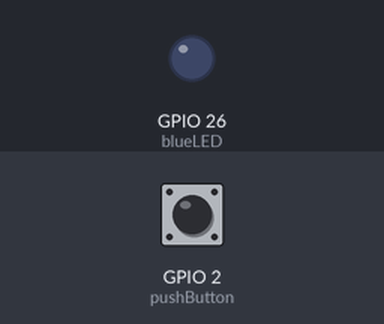
A program run on a simulated Raspberry Pi (BCM pin numbers). Parts: output pins drawn as LEDs (lit = HIGH). The test bench sets the inputs (shaded band); at power-on: GPIO 2 (pushButton) HIGH.

Above: at 1.2 s.
1.3 s: GPIO 2 (pushButton) pulled LOW for 0.15 s
At 1.37 s:
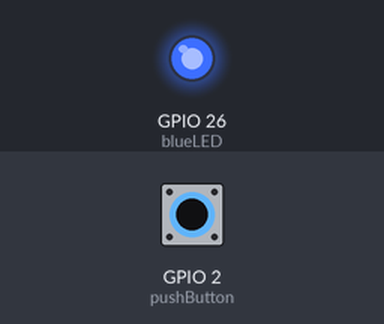
2.9 s: GPIO 2 (pushButton) pulled LOW for 3.2 s
At 7.5 s:
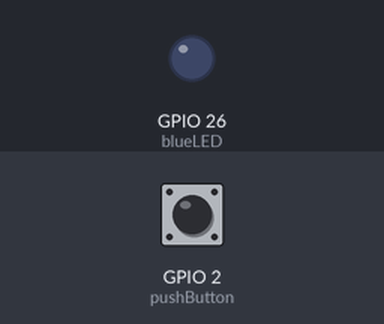
Timing chart, 0 to 9.0 s (numbered marks = the images above; inputs shaded):
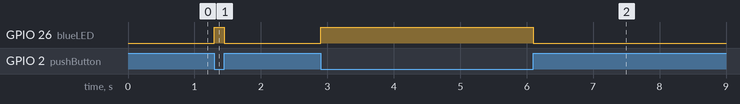

Measured:
- after the input at 1.3 s, GPIO 26 (blueLED): LOW → HIGH at once, → LOW 0.15 s later
- after the input at 2.9 s, GPIO 26 (blueLED): LOW → HIGH at once, → LOW 3.2 s later

The program:

blinkyButton3.py
```python
#Code to make an LED blink with a push button
from gpiozero import LED,Button
from signal import pause
#A new LED object is created and the gpio pin 26 is used
blueLED=LED(26)
#A new button object is instantiated with the gpio pin 2
pushButton=Button(2)
#The LED is turned on when the button is pressed
pushButton.when_pressed = blueLED.on
#The LED is turned off when the button is released
pushButton.when_released = blueLED.off

#A pause is added so that it can be seen how LED blinks
pause()
```
